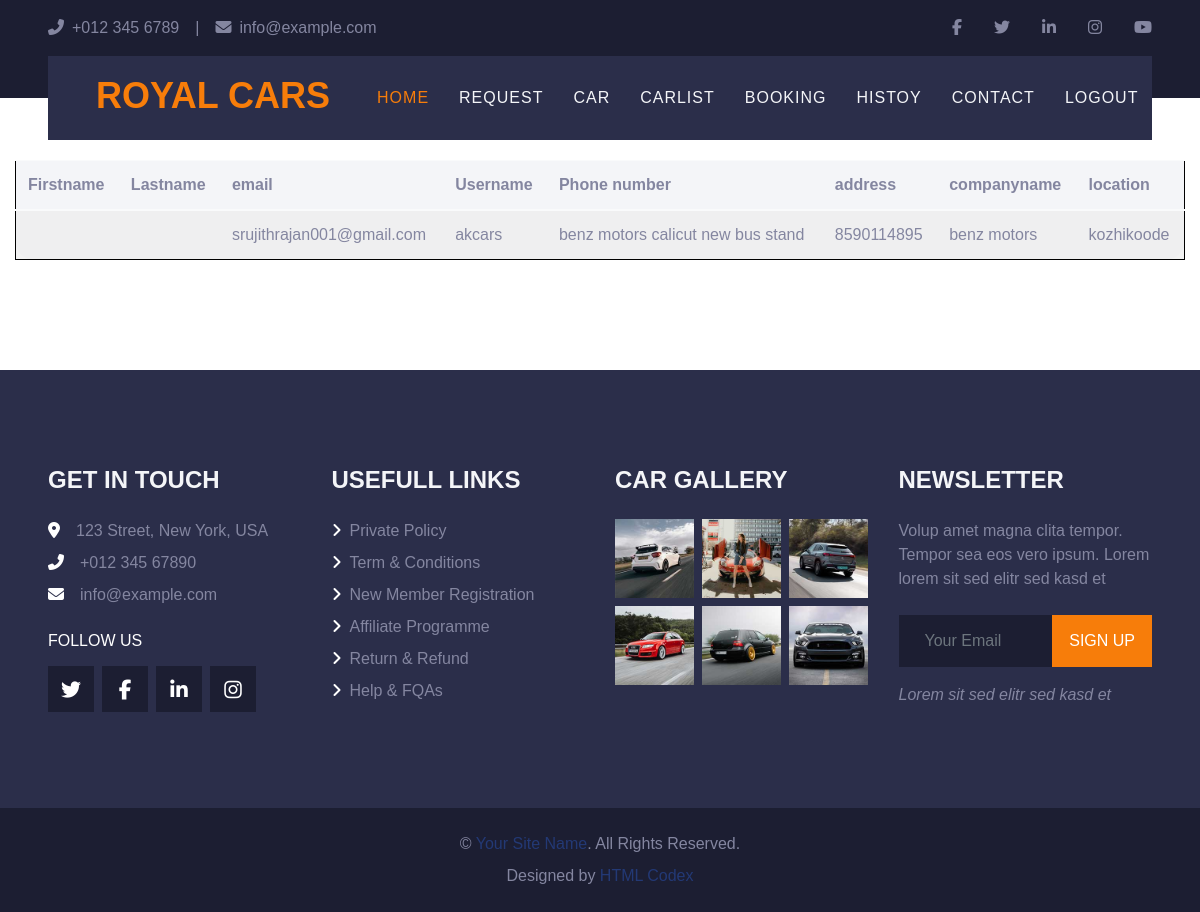
/view_users (signed in), run on the app's committed database.
### rentalapps/models.py (models this page shows, shortened)
class customusers(AbstractUser):
    Title = models.CharField(max_length=244)
    address = models.CharField(max_length=225, null=True)
    user_type = models.IntegerField(null=True)
    image = models.FileField()
    phone = models.IntegerField(null=True)
    location = models.CharField(max_length=255,null=True)
    company_name = models.CharField(max_length=225,null=True)

### rentalapps/views.py (the view)
# urls.py: path('view_users',views.view_users, name='view_users'),
def view_users(request):
    data = customusers.objects.get(id=request.user.id)
    print(data.first_name)
    return render(request, 'company/userview.html', {'data': data})

### templates/company/userview.html (shortened to what this page needs)
{% extends 'company/companyindex.html' %}
{% block content %}
{% load static %}
  <div class="container-fluid">
    <div class="row">
        <div class="col-md-12">
          <table class="table table-striped table-hover table-light ">
  <thead class="bg-light">
    <tr>
      <th scope="col">Firstname</th>
      <th scope="col">Lastname</th>
      <th scope="col">email</th>
      <th scope="col">Username</th>
      <th scope="col"> Phone number</th>
      <th scope="col">address</th>
      <th scope="col">companyname</th>
      <th scope="col">location</th>
    </tr>
  </thead>
  <tbody>
    <tr>
      <th scope="row">{{ data.first_name }}</th>
      <td>{{ data.last_name }}</td>
      <td>{{ data.email }}</td>
      <td>{{ data.username }}</td>
      <td>{{ data.address }}</td>
      <td>{{ data.phone }}</td>
      <td>{{ data.company_name }}</td>
      <td>{{ data.location }}</td>
      </tr>
  </tbody>
</table>
        </div>
    </div>
  </div>
{% endblock %}

### static/css/style.css (style rules this page uses)
:root { --primary: #F77D0A; --secondary: #e713a4; --light: #F4F5F8; --dark: #1C1E32; }

### static/css/styles.css (style rules this page uses)
:root { font-size: 100%; font-size: 16px; line-height: 1.5; --primary-blue: #233975; }
body { padding: 0; margin: 0; font-family: sans-serif; font-weight: 500; }

### templates/company/userview.html (style rules this page uses)
.table { margin: 20px auto; border: 1px solid black; border-radius: 20px; }

### data on the page
customusers: email "srujithrajan001@gmail.com", username "akcars", address "benz motors calicut new bus stand", phone "8590114895", company_name "benz motors", location "kozhikoode"
